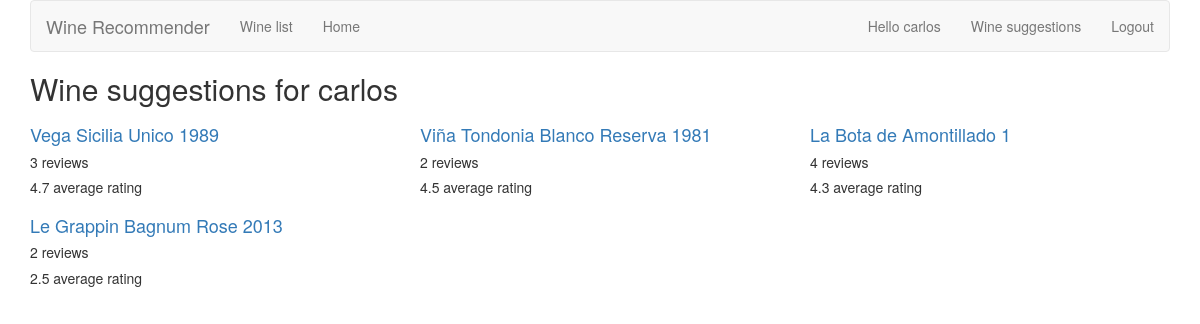
/reviews/recommendation/ (signed in), run on the app's committed database.
### WineReviewApp/models.py (models this page shows, shortened)
class Wine(models.Model):
    name = models.CharField(max_length=200)
    def average_rating(self):
        all_ratings = map(lambda x: x.rating, self.review_set.all())
        return self.review_set.aggregate(Avg('rating'))['rating__avg']

class Review(models.Model):
    RATING_CHOICES = (
        (1, '1'),
        (2, '2'),
        (3, '3'),
        (4, '4'),
        (5, '5'),
    )
    wine = models.ForeignKey(Wine,on_delete=models.CASCADE)
    pub_date = models.DateTimeField('date published')
    user_name = models.CharField(max_length=100)
    comment = models.CharField(max_length=200)
    rating = models.IntegerField(choices=RATING_CHOICES)

### WineReviewApp/views.py (the view)
# urls.py: path('recommendation/', views.user_recommendation_list, name='user_recommendation_list'),
def user_recommendation_list(request):
    user_reviews = Review.objects.filter(user_name=request.user.username).prefetch_related('wine')
    user_reviews_wine_ids = set(map(lambda x: x.wine.id, user_reviews))
    try:
        user_cluster_name = \
            User.objects.get(username=request.user.username).cluster_set.first().name
    except: # if no cluster has been assigned for a user, update clusters
        print("kslfjsklfjslfkjdfkl-------------")
        update_clusters()
        user_cluster_name = \
            User.objects.get(username=request.user.username).cluster_set.first().name
    user_cluster_other_members = \
        Cluster.objects.get(name=user_cluster_name).users \
            .exclude(username=request.user.username).all()
    other_members_usernames = set(map(lambda x: x.username, user_cluster_other_members))
    other_users_reviews = \
        Review.objects.filter(user_name__in=other_members_usernames) \
            .exclude(wine__id__in=user_reviews_wine_ids)
    other_users_reviews_wine_ids = set(map(lambda x: x.wine.id, other_users_reviews))
    wine_list = sorted(
        list(Wine.objects.filter(id__in=other_users_reviews_wine_ids)),
        key=lambda x: x.average_rating(),
        reverse=True
    )
    return render(request,'WineReviewApp/user_recommendation_list.html',{'username':request.user.username,'wine_list':wine_list})

### WineReviewApp/templates/WineReviewApp/user_recommendation_list.html
{% extends 'WineReviewApp/wine_list.html' %}
{% block title %}
<h2>Wine suggestions for {{ username }}</h2>
{% endblock %}

### WineReviewApp/templates/WineReviewApp/wine_list.html (shortened to what this page needs)
{% extends 'WineReviewApp/base.html' %}
{% block content %}
{% if wine_list %}
<div class="row">
    {% for wine in wine_list %}
    <div class="col-xs-6 col-lg-4">
        <h4><a href="{% url 'wine_detail' wine.id %}">
        {{ wine.name }}
        </a></h4>
        <h5>{{ wine.review_set.count }} reviews</h5>
        <h5>{{ wine.average_rating | floatformat }} average rating</h5>
    </div>
    {% endfor %}
</div>
{% else %}
    <p>No wines are available.</p>
{% endif %}
{% endblock %}

### WineReviewApp/templates/WineReviewApp/base.html (shortened to what this page needs)
{% load bootstrap3 %}
{% bootstrap_css %}
{% block bootstrap3_content %}
<div class="container">
    <nav  class="navbar navbar-default">
        <div class="navbar-header">
            <a class="navbar-brand" href="{% url 'review_list' %}">Wine Recommender</a>
        </div>
        <div id="navbar" class="navbar-collapse collapse">
            <ul class="nav navbar-nav">
                <li><a href="{% url 'wine_list' %}">Wine list</a></li>
                <li><a href="{% url 'review_list' %}">Home</a></li>
            </ul>
             <ul class="nav navbar-nav navbar-right">
                {% if user.is_authenticated %}
                    <li><a href="{% url 'user_review_list' username=user.username %}">Hello {{ user.username }}</a></li>
                    <li><a href="{% url 'user_recommendation_list' %}">Wine suggestions</a></li>
                    <li><a href="{% url 'logout' %}">Logout</a></li>
                {% else %}
                    <li><a href="{% url 'login' %}">Login</a></li>
                    <li><a href="{% url 'signup' %}">Register</a></li>
                {% endif %}
              </ul>
        </div>
    </nav>
    <h1>{% block title %}(no title){% endblock %}</h1>
    {% block content %}(no content){% endblock %}
</div>
{% endblock %}

### data on the page
Wine: name "Vega Sicilia Unico 1989", review_set.count "3", average_rating "4.7"
Wine: name "Viña Tondonia Blanco Reserva 1981", review_set.count "2", average_rating "4.5"
Wine: name "La Bota de Amontillado 1", review_set.count "4", average_rating "4.3"
Wine: name "Le Grappin Bagnum Rose 2013", review_set.count "2", average_rating "2.5"

### other printed values
{{ user.username }} "carlos"
{{ username }} "carlos"
